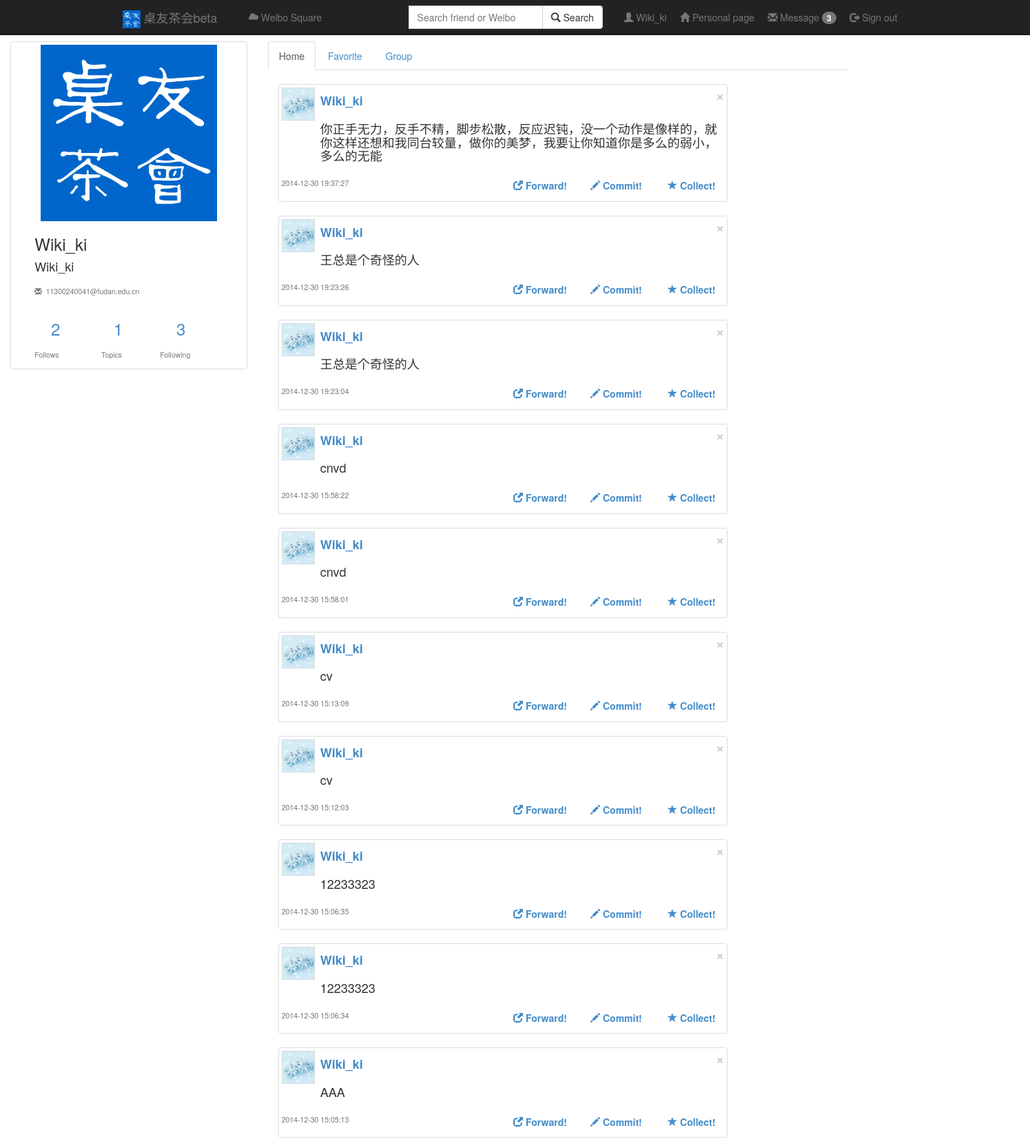
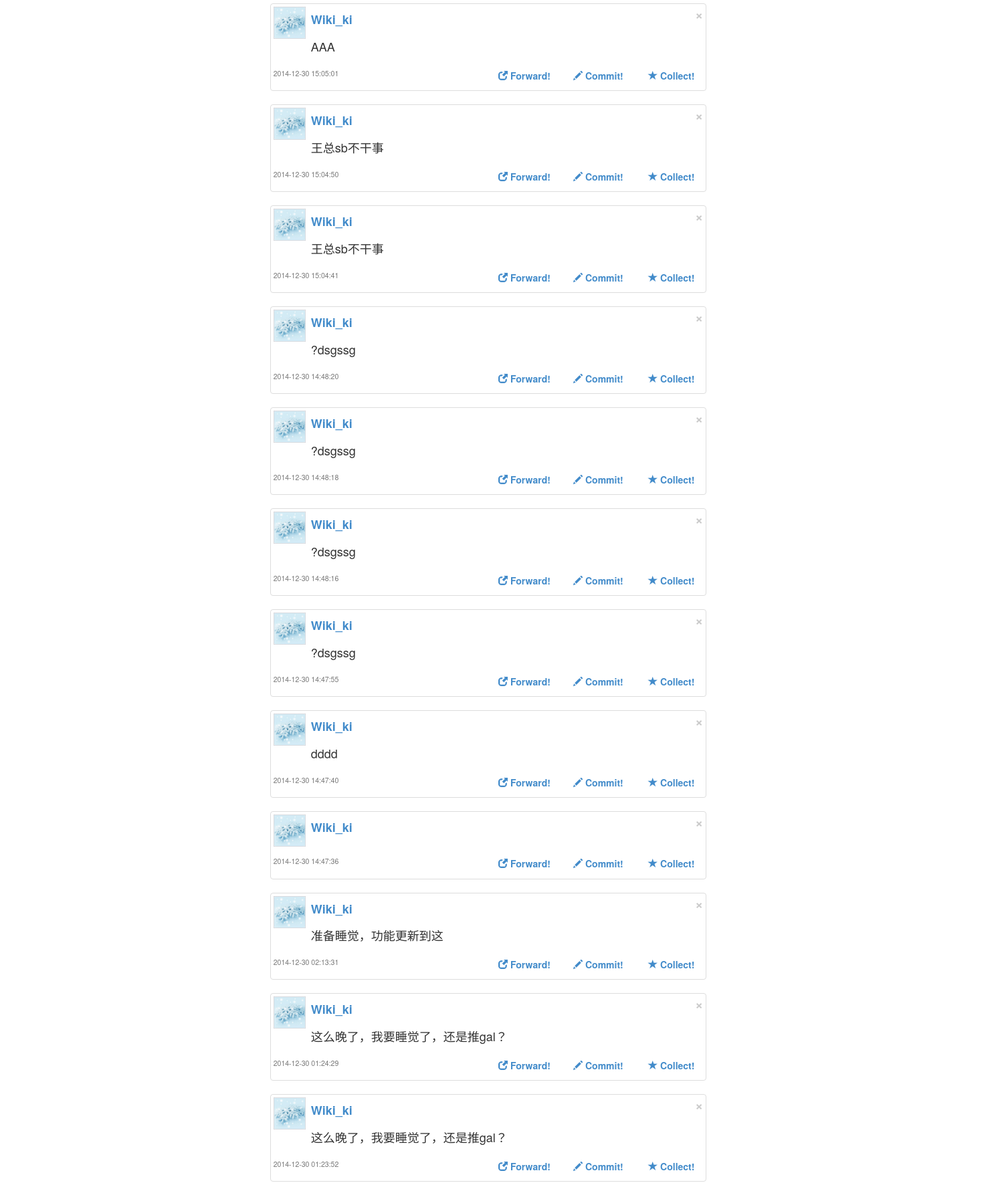
/homepage?uid=Wiki_ki (upper part), run on the app's committed database (2 pictures, top to bottom).
### app/models.py (models this page shows, shortened)
class User(db.Model):
    username = db.Column(db.String(128) , primary_key = True)
    nickname = db.Column(db.String(128) , index = True)
    email = db.Column(db.String(128) , index = True)
    password = db.Column(db.String(256) , index = True)
    state = db.Column(db.SmallInteger , default = STATE_OK)#激活和非激活状态
    role = db.Column(db.SmallInteger ,default = ROLE_USER)#用户和管理员两种权限
    lvip = db.Column(db.SmallInteger , default = 0)#活跃度等级
    point = db.Column(db.SmallInteger , default = 0)#活跃度分值

class Weibo(db.Model):
    idweibo = db.Column(db.String(256) , primary_key = True)#username+potime+content做md5加密
    username = db.Column(db.String(128))#发微博人
    potime = db.Column(db.String(128))#时间
    wtype = db.Column(db.String(128))#微博类型，原微博，原微博下回复，私信
    fatherid = db.Column(db.String(256),default = 'null')#所在楼id
    number = db.Column(db.Integer)#楼数
    content = db.Column(db.String(1024))#内容

### app/views.py (the view)
@app.route('/homepage')
def homepage():
        if request.args.get('uid') == 'self':
                if 'username' in session:
                        username = session['username']
                else:
                        return render_template("error.html")
                posts = models.Weibo.query.filter_by(username=username,wtype="o").all()
                posts.reverse()
                ret = models.User.query.filter_by(username=username).first()
                return render_template("homepage.html",posts=posts,ret = ret , nickname=ret.nickname)
        else:
                username = request.args.get('uid')
                posts = models.Weibo.query.filter_by(username=username,wtype="o").all()
                posts.reverse()
                ret = models.User.query.filter_by(username=username).first()
                return render_template("homepage.html",posts=posts,ret = ret, nickname=ret.nickname)
        return render_template("error.html")

### app/templates/homepage.html (shortened to what this page needs)
{% extends "base.html" %}
{% block content %}
<br>
<br>
<br>
<div class = "container-fluid">
	<div class = "row">
		<div class="col-sm-3 col-md-3">
			<div class="thumbnail">
				<img src="/static/pic/icon.jpg" height="256" width="256"></img>
				<div class="row">
					<div class="col-md-11 col-md-offset-1">
						<h3>{{ ret.nickname }}</h3>
						<h4> {{ ret.username}}</h4>
					</div>
					<div class="col-md-11 col-md-offset-1">
						<label for="friendcard" id="email"><h5><small><span class="glyphicon glyphicon glyphicon-envelope"></span>&nbsp;&nbsp;{{ ret.email }}</small></h5></label>
					</div>
				</div>
				<div class="row">
					<div class="col-md-3  col-md-offset-1">
						<div class="col-md-12">
							<a class="text-center" id="Follownum" href="/settings/follows"><h3>2</h3></a>
						</div>
					</div>
					<div class="col-md-3">
						<div class="col-md-12">
							<a class="text-center" id="Topicnum"  href="#"><h3>1</h3></a>
						</div>
					</div>
					<div class="col-md-3">
						<div class="col-md-12">
							<a class="text-center" id="Followingnum"  href="/settings/following"><h3>3</h3></a>
						</div>
					</div>
				</div>
				<div class="row">
					<div class="col-md-3  col-md-offset-1">
							<p class="text-center"><h5><small>Follows</small></h5></p>
					</div>
					<div class="col-md-3">
							<p class="text-center"><h5><small>&nbsp;&nbsp;Topics</small></h5></p>
					</div>
					<div class="col-md-3">
							<p class="text-center"><h5><small>Following</small></h5></p>
					</div>
				</div>
			</div>
		</div>
		<div class = "col-sm-12 col-md-7">
			<div class = "row">
				<div class="col-md-12">
					<ul class="nav nav-tabs" role="tablist">
						<li role="presentation" class="active"><a href="#">Home</a></li>
						<li role="presentation"><a href="#">Favorite</a></li>
						<li role="presentation"><a href="#">Group</a></li>
					</ul>
				</div>
			</div>
			<div class = "container" id = "bigtable">
				{% for post in posts %}
				<div class = "row">
					<div class="col-md-7">
						<div class="thumbnail">
							<div class = "row">
								<div class="col-md-1">
									<img src="/static/pic/test.jpg" height="48" width="48" href=""></img>
								</div>
								<div class="col-md-11">
									<div class="row">
										<div class="col-md-6">
											<a class="text-left" href="/homepage?uid={{post.username}}"><h4><b>{{post.username}}</b></h4></a>
										</div>
										<div class="col-md-3 col-md-offset-3">
											<button type="button" class="close" data-dismiss="alert"><span aria-hidden="true">&times;</span><span class="sr-only">Close</span></button>
										</div>
									</div>
									<div class="row">
										<div class="col-md-12">
											<label ><h4>{{post.content}}</h4></label>
										</div>
									</div>
								</div>
								<div class="col-md-3">
									<p class="text-center"><h5><small>{{post.potime}}</small></h5></p>
								</div>
								<div class="col-md-2 col-md-offset-3">
									<a class="text-left" href=""><h5><b><span class="glyphicon glyphicon-new-window"></span> Forward!</b></h5></a>
								</div>
								<div class="col-md-2">
									<a class="text-left" href=""><h5><b><span class="glyphicon glyphicon-pencil"></span> Commit!</b></h5></a>
								</div>
								<div class="col-md-2">
									<a class="text-left" href=""><h5><b><span class="glyphicon glyphicon-star"></span> Collect!</b></h5></a>
								</div>
							</div>
						</div>
					</div>
				</div>
				{% endfor %}
			</div>
		</div>
		<div class = "col-md-2"></div>
	</div>
</div>
{% endblock %}

### app/templates/base.html (shortened to what this page needs)
<html>
<head>
<link href="/static/css/bootstrap.min.css" rel="stylesheet">
</head>
<body>
<div class="navbar navbar-inverse navbar-fixed-top" role="navigation">
	<div class="container">
		<div class="navbar-header">
			<a class="navbar-brand" href="/home"><img src="/static/pic/icon.jpg" height="26" width="26"></img> 桌友茶会beta</a>
		</div>
		<p class="navbar-text navbar-left">
			&nbsp;&nbsp;&nbsp;&nbsp;<a href="/square" class="navbar-link"><span class="glyphicon glyphicon-cloud"></span>&nbsp;Weibo Square</a>&nbsp;&nbsp;&nbsp;&nbsp;
		</p>
		<p class="navbar-text navbar-right">
			<span class="glyphicon glyphicon-user"></span><a href="/settings/profile" class="navbar-link" id = "Nick">&nbsp;{{ nickname }}</a>&nbsp;&nbsp;&nbsp;&nbsp;
			<a href="/homepage?uid=self" class="navbar-link"><span class="glyphicon glyphicon glyphicon-home"></span> Personal page</a>&nbsp;&nbsp;&nbsp;&nbsp;
			<a href="/message/letter" class="navbar-link"><span class="glyphicon glyphicon-envelope"></span> Message&nbsp;<span class="badge">3</span></a>&nbsp;&nbsp;&nbsp;&nbsp;
			<a href="/logout" class="navbar-link"><span class="glyphicon glyphicon-log-out"></span> Sign out</a>
		</p>
		<form class="navbar-form navbar-right" role="form" action = "/result" method = "post">
			<div class="input-group">
				<div class="form-group">
				<input type="text" class="form-control" name = "query" placeholder="Search friend or Weibo">
				</div>
				<span class="input-group-btn">
					<button class="btn btn-default" type="submit" ><span class="glyphicon glyphicon-search"></span>&nbsp;Search</button>
				</span>
			</div>&nbsp;&nbsp;&nbsp;&nbsp;
		</form>
	</div>
</div>
	{% block content %} {% endblock %}
  </body>
</html>

### data on the page
User: nickname "Wiki_ki", username "Wiki_ki", email "11300240041@fudan.edu.cn"
Weibo: username "Wiki_ki", content "你正手无力，反手不精，脚步松散，反应迟钝，没一个动作是像样的，就你这样还想和我同台较量，做你的美梦，我要让你知道你是多么的弱小，多么的无能", potime "2014-12-30 19:37:27"
Weibo: username "Wiki_ki", content "王总是个奇怪的人", potime "2014-12-30 19:23:26"
Weibo: username "Wiki_ki", content "王总是个奇怪的人", potime "2014-12-30 19:23:04"
Weibo: username "Wiki_ki", content "cnvd", potime "2014-12-30 15:58:22"
Weibo: username "Wiki_ki", content "cnvd", potime "2014-12-30 15:58:01"
Weibo: username "Wiki_ki", content "cv", potime "2014-12-30 15:13:09"
Weibo: username "Wiki_ki", content "cv", potime "2014-12-30 15:12:03"
Weibo: username "Wiki_ki", content "12233323", potime "2014-12-30 15:06:35"
Weibo: username "Wiki_ki", content "12233323", potime "2014-12-30 15:06:34"
Weibo: username "Wiki_ki", content "AAA", potime "2014-12-30 15:05:13"
Weibo: username "Wiki_ki", content "AAA", potime "2014-12-30 15:05:01"
Weibo: username "Wiki_ki", content "王总sb不干事", potime "2014-12-30 15:04:50"
Weibo: username "Wiki_ki", content "王总sb不干事", potime "2014-12-30 15:04:41"
Weibo: username "Wiki_ki", content "?dsgssg", potime "2014-12-30 14:48:20"
Weibo: username "Wiki_ki", content "?dsgssg", potime "2014-12-30 14:48:18"
Weibo: username "Wiki_ki", content "?dsgssg", potime "2014-12-30 14:48:16"
Weibo: username "Wiki_ki", content "?dsgssg", potime "2014-12-30 14:47:55"
Weibo: username "Wiki_ki", content "dddd", potime "2014-12-30 14:47:40"
Weibo: username "Wiki_ki", potime "2014-12-30 14:47:36"
Weibo: username "Wiki_ki", content "准备睡觉，功能更新到这", potime "2014-12-30 02:13:31"
Weibo: username "Wiki_ki", content "这么晚了，我要睡觉了，还是推gal？", potime "2014-12-30 01:24:29"
Weibo: username "Wiki_ki", content "这么晚了，我要睡觉了，还是推gal？", potime "2014-12-30 01:23:52"
